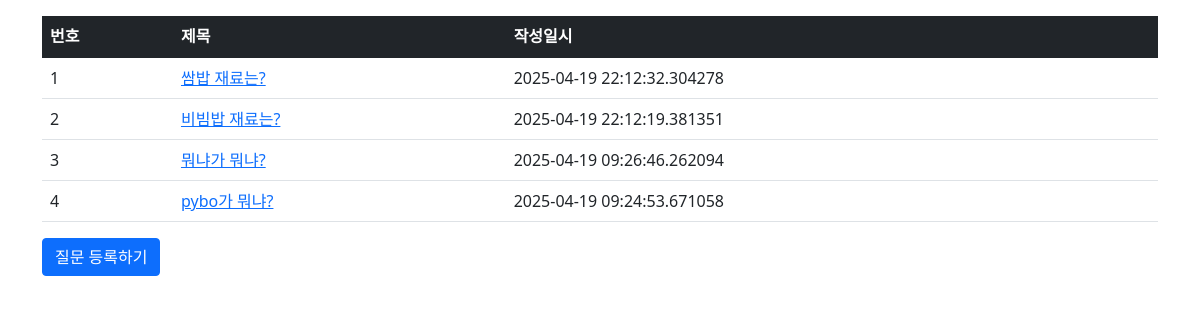
Page /question/list/ on the committed database.
### pybo/models.py (models this page shows)
class Question(db.Model):
    id = db.Column(db.Integer, primary_key=True)
    subject = db.Column(db.String(200), nullable=False)
    content = db.Column(db.Text(), nullable=False)
    create_date = db.Column(db.DateTime(), nullable=False)

### pybo/views/question_views.py (the view)
@bp.route('/list/')
def _list():
    question_list = Question.query.order_by(Question.create_date.desc())
    return render_template('question/question_list.html', question_list=question_list)

### pybo/templates/question/question_list.html
{% extends 'base.html' %}
{% block content %}
<div class="container my-3">
    <table class="table">
        <thead>
        <tr class="table-dark">
            <th>번호</th>
            <th>제목</th>
            <th>작성일시</th>
        </tr>
        </thead>
        <tbody>
        {% if question_list %}
        {% for question in question_list %}
        <tr>
            <td>{{ loop.index }}</td>
            <td>
                <a href="{{ url_for('question.detail', question_id=question.id) }}">{{ question.subject }}</a>
            </td>
            <td>{{ question.create_date }}</td>
        </tr>
        {% endfor %}
        {% else %}
        <tr>
            <td colspan="3">질문이 없습니다.</td>
        </tr>
        {% endif %}
        </tbody>
    </table>
	 <a href="{{ url_for('question.create') }}" class="btn btn-primary">질문 등록하기</a>
</div>
{% endblock %}

### pybo/templates/base.html (shortened to what this page needs)
<!doctype html>
<html lang="ko">
<head>
    <link rel="stylesheet" href="{{ url_for('static', filename='bootstrap-5.1.3-dist/css/bootstrap.min.css') }}">
    <link rel="stylesheet" href="{{ url_for('static', filename='style.css') }}">
</head>
<body>
{% block content %}
{% endblock %}
</body>
</html>

### rows in the picture
Question: subject "쌈밥 재료는?", create_date "2025-04-19 22:12:32.304278"
Question: subject "비빔밥 재료는?", create_date "2025-04-19 22:12:19.381351"
Question: subject "뭐냐가 뭐냐?", create_date "2025-04-19 09:26:46.262094"
Question: subject "pybo가 뭐냐?", create_date "2025-04-19 09:24:53.671058"
